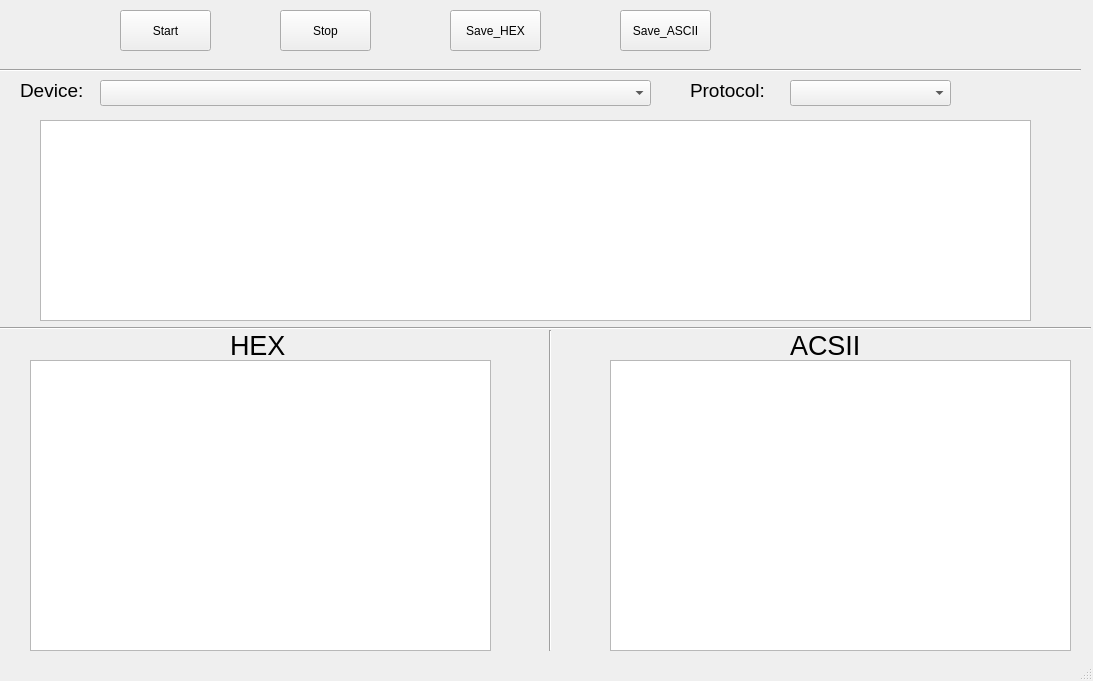
<?xml version="1.0" encoding="UTF-8"?>
<ui version="4.0">
 <class>MainWindow</class>
 <widget class="QMainWindow" name="MainWindow">
  <property name="geometry">
   <rect>
    <x>0</x>
    <y>0</y>
    <width>1093</width>
    <height>681</height>
   </rect>
  </property>
  <property name="windowTitle">
   <string>MainWindow</string>
  </property>
  <widget class="QWidget" name="centralWidget">
   <widget class="QLabel" name="label_device_chooser">
    <property name="geometry">
     <rect>
      <x>20</x>
      <y>60</y>
      <width>71</width>
      <height>61</height>
     </rect>
    </property>
    <property name="font">
     <font>
      <pointsize>14</pointsize>
     </font>
    </property>
    <property name="text">
     <string>Device:</string>
    </property>
   </widget>
   <widget class="QComboBox" name="comboBox_choose_device">
    <property name="geometry">
     <rect>
      <x>100</x>
      <y>80</y>
      <width>551</width>
      <height>26</height>
     </rect>
    </property>
   </widget>
   <widget class="QTextBrowser" name="textBrowser_ascii_data">
    <property name="geometry">
     <rect>
      <x>610</x>
      <y>360</y>
      <width>461</width>
      <height>291</height>
     </rect>
    </property>
   </widget>
   <widget class="QLabel" name="label_2">
    <property name="geometry">
     <rect>
      <x>790</x>
      <y>330</y>
      <width>91</width>
      <height>31</height>
     </rect>
    </property>
    <property name="font">
     <font>
      <pointsize>20</pointsize>
     </font>
    </property>
    <property name="text">
     <string>ACSII</string>
    </property>
   </widget>
   <widget class="QLabel" name="label_3">
    <property name="geometry">
     <rect>
      <x>230</x>
      <y>330</y>
      <width>91</width>
      <height>31</height>
     </rect>
    </property>
    <property name="font">
     <font>
      <pointsize>20</pointsize>
     </font>
    </property>
    <property name="text">
     <string>HEX</string>
    </property>
   </widget>
   <widget class="QTextBrowser" name="textBrowser_hex_data">
    <property name="geometry">
     <rect>
      <x>30</x>
      <y>360</y>
      <width>461</width>
      <height>291</height>
     </rect>
    </property>
    <property name="html">
     <string>&lt;!DOCTYPE HTML PUBLIC &quot;-//W3C//DTD HTML 4.0//EN&quot; &quot;http://www.w3.org/TR/REC-html40/strict.dtd&quot;&gt;
&lt;html&gt;&lt;head&gt;&lt;meta name=&quot;qrichtext&quot; content=&quot;1&quot; /&gt;&lt;style type=&quot;text/css&quot;&gt;
p, li { white-space: pre-wrap; }
&lt;/style&gt;&lt;/head&gt;&lt;body style=&quot; font-family:'Sans Serif'; font-size:9pt; font-weight:400; font-style:normal;&quot;&gt;
&lt;p style=&quot;-qt-paragraph-type:empty; margin-top:0px; margin-bottom:0px; margin-left:0px; margin-right:0px; -qt-block-indent:0; text-indent:0px;&quot;&gt;&lt;br /&gt;&lt;/p&gt;&lt;/body&gt;&lt;/html&gt;</string>
    </property>
   </widget>
   <widget class="QPushButton" name="pushButton_start">
    <property name="geometry">
     <rect>
      <x>120</x>
      <y>10</y>
      <width>91</width>
      <height>41</height>
     </rect>
    </property>
    <property name="text">
     <string>Start</string>
    </property>
   </widget>
   <widget class="QPushButton" name="pushButton_stop">
    <property name="geometry">
     <rect>
      <x>280</x>
      <y>10</y>
      <width>91</width>
      <height>41</height>
     </rect>
    </property>
    <property name="text">
     <string>Stop</string>
    </property>
   </widget>
   <widget class="QPushButton" name="pushButton_save_hex">
    <property name="geometry">
     <rect>
      <x>450</x>
      <y>10</y>
      <width>91</width>
      <height>41</height>
     </rect>
    </property>
    <property name="text">
     <string>Save_HEX</string>
    </property>
   </widget>
   <widget class="QPushButton" name="pushButton_save_ascii">
    <property name="geometry">
     <rect>
      <x>620</x>
      <y>10</y>
      <width>91</width>
      <height>41</height>
     </rect>
    </property>
    <property name="text">
     <string>Save_ASCII</string>
    </property>
   </widget>
   <widget class="Line" name="line">
    <property name="geometry">
     <rect>
      <x>0</x>
      <y>60</y>
      <width>1081</width>
      <height>20</height>
     </rect>
    </property>
    <property name="orientation">
     <enum>Qt::Horizontal</enum>
    </property>
   </widget>
   <widget class="Line" name="line_2">
    <property name="geometry">
     <rect>
      <x>540</x>
      <y>330</y>
      <width>20</width>
      <height>321</height>
     </rect>
    </property>
    <property name="orientation">
     <enum>Qt::Vertical</enum>
    </property>
   </widget>
   <widget class="Line" name="line_3">
    <property name="geometry">
     <rect>
      <x>0</x>
      <y>320</y>
      <width>1091</width>
      <height>16</height>
     </rect>
    </property>
    <property name="orientation">
     <enum>Qt::Horizontal</enum>
    </property>
   </widget>
   <widget class="QLabel" name="label_protocol_chooser">
    <property name="geometry">
     <rect>
      <x>690</x>
      <y>60</y>
      <width>141</width>
      <height>61</height>
     </rect>
    </property>
    <property name="font">
     <font>
      <pointsize>14</pointsize>
     </font>
    </property>
    <property name="text">
     <string>Protocol:</string>
    </property>
   </widget>
   <widget class="QComboBox" name="comboBox_choose_protocol">
    <property name="geometry">
     <rect>
      <x>790</x>
      <y>80</y>
      <width>161</width>
      <height>26</height>
     </rect>
    </property>
   </widget>
   <widget class="QTableWidget" name="tableWidget">
    <property name="geometry">
     <rect>
      <x>40</x>
      <y>120</y>
      <width>991</width>
      <height>201</height>
     </rect>
    </property>
   </widget>
  </widget>
  <widget class="QStatusBar" name="statusBar"/>
 </widget>
 <layoutdefault spacing="6" margin="11"/>
 <resources/>
 <connections/>
</ui>
